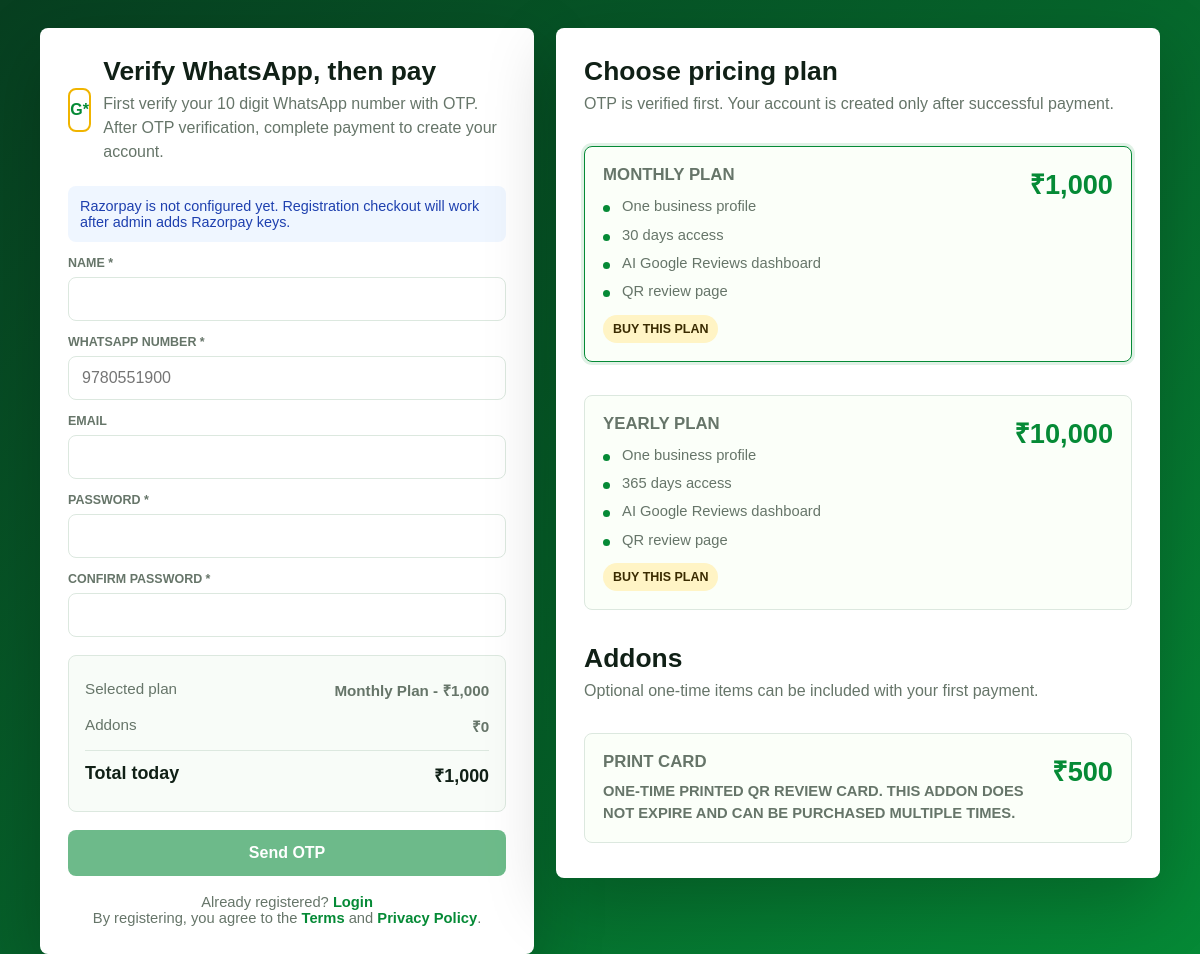
The app's page /customer/register.php with its own data.
### tables this page shows
CREATE TABLE IF NOT EXISTS plans (
  id INT AUTO_INCREMENT PRIMARY KEY,
  name VARCHAR(120) NOT NULL,
  price DECIMAL(10,2) NOT NULL,
  duration_days INT NOT NULL,
  description TEXT NULL,
  is_active TINYINT(1) NOT NULL DEFAULT 1,
  created_at TIMESTAMP DEFAULT CURRENT_TIMESTAMP,
  updated_at TIMESTAMP DEFAULT CURRENT_TIMESTAMP ON UPDATE CURRENT_TIMESTAMP
);

CREATE TABLE IF NOT EXISTS addons (
  id INT AUTO_INCREMENT PRIMARY KEY,
  name VARCHAR(120) NOT NULL,
  price DECIMAL(10,2) NOT NULL,
  description TEXT NULL,
  is_active TINYINT(1) NOT NULL DEFAULT 1,
  created_at TIMESTAMP DEFAULT CURRENT_TIMESTAMP,
  updated_at TIMESTAMP DEFAULT CURRENT_TIMESTAMP ON UPDATE CURRENT_TIMESTAMP
);

### config.php (called while the page is built, shortened)
<?php
function getDB() {
    static $pdo = null;
    if ($pdo === null) {
        try {
            $pdo = new PDO(
                "mysql:host=" . DB_HOST . ";dbname=" . DB_NAME . ";charset=utf8mb4",
                DB_USER,
                DB_PASS,
                [PDO::ATTR_ERRMODE => PDO::ERRMODE_EXCEPTION,
                 PDO::ATTR_DEFAULT_FETCH_MODE => PDO::FETCH_ASSOC]
            );
        } catch (PDOException $e) {
            die(json_encode(['error' => 'Database connection failed: ' . $e->getMessage()]));
        }
    }
    return $pdo;
}
function getSetting($key) {
    $db = getDB();
    $stmt = $db->prepare("SELECT setting_value FROM settings WHERE setting_key = ?");
    $stmt->execute([$key]);
    $row = $stmt->fetch();
    return $row ? $row['setting_value'] : null;
}
function featureListFromText($text, $fallback = '') {
    $source = trim((string) ($text ?: $fallback));
    $items = preg_split('/\r\n|\r|\n|\|/', $source);
    $features = [];
    foreach ($items as $item) {
        $item = trim($item);
        $item = preg_replace('/^[-*•]\s*/', '', $item);
        if ($item !== '') {
            $features[] = $item;
        }
    }
    return $features;
}
?>

### customer/register.php (the view, shortened to what this page needs)
<?php
require_once __DIR__ . '/../config.php';
$db = getDB();
$plans = $db->query("SELECT * FROM plans WHERE is_active = 1 ORDER BY price ASC")->fetchAll();
$addons = $db->query("SELECT * FROM addons WHERE is_active = 1 ORDER BY price ASC")->fetchAll();
$rzpKey = getSetting('razorpay_key_id') ?: '';
?>
<!DOCTYPE html>
<html lang="en">
<head>
</head>
<body>
  <div class="shell">
    <section class="panel">
      <div class="brand"><div class="mark">G*</div><div><h1>Verify WhatsApp, then pay</h1><p class="lead">First verify your 10 digit WhatsApp number with OTP. After OTP verification, complete payment to create your account.</p></div></div>
      <?php if ($rzpKey === ''): ?>
        <div class="alert alert-info">Razorpay is not configured yet. Registration checkout will work after admin adds Razorpay keys.</div>
      <?php endif; ?>
      <form id="registerForm">
        <label>Name *</label>
        <input type="text" name="name" required value="<?= htmlspecialchars($_POST['name'] ?? '') ?>">
        <label>WhatsApp Number *</label>
        <input type="tel" name="phone" required inputmode="numeric" minlength="10" maxlength="10" pattern="[6-9][0-9]{9}" placeholder="9780551900" value="<?= htmlspecialchars($_POST['phone'] ?? '') ?>">
        <label>Email</label>
        <input type="email" name="email" value="<?= htmlspecialchars($_POST['email'] ?? '') ?>">
        <label>Password *</label>
        <input type="password" name="password" required minlength="8">
        <label>Confirm Password *</label>
        <input type="password" name="confirm_password" required minlength="8">
        <div class="summary" aria-live="polite">
          <div class="summary-row"><span>Selected plan</span><strong id="summaryPlan">-</strong></div>
          <div class="summary-row"><span>Addons</span><strong id="summaryAddons">₹0</strong></div>
          <div class="summary-row total"><span>Total today</span><strong id="summaryTotal">₹0</strong></div>
        </div>
        <button class="btn" id="sendOtpButton" type="submit" <?= (!$plans || $rzpKey === '') ? 'disabled' : '' ?>>Send OTP</button>
      </form>
      <div class="links">
        Already registered? <a href="<?= APP_URL ?>/customer/login.php">Login</a><br>
        By registering, you agree to the <a href="<?= APP_URL ?>/terms-and-conditions.php" target="_blank" rel="noopener">Terms</a>
        and <a href="<?= APP_URL ?>/privacy-policy.php" target="_blank" rel="noopener">Privacy Policy</a>.
      </div>
    </section>
    <section class="panel">
      <h1>Choose pricing plan</h1>
      <p class="lead">OTP is verified first. Your account is created only after successful payment.</p>
      <div class="plans">
        <?php foreach ($plans as $plan): ?>
          <label class="plan-card" data-plan-card data-price="<?= htmlspecialchars($plan['price']) ?>" data-name="<?= htmlspecialchars($plan['name']) ?>">
            <div class="plan-top">
              <div>
                <h2><?= htmlspecialchars($plan['name']) ?></h2>
                <ul class="feature-list">
                  <?php foreach (featureListFromText($plan['description'], $plan['duration_days'] . ' days access') as $feature): ?>
                    <li><?= htmlspecialchars($feature) ?></li>
                  <?php endforeach; ?>
                </ul>
              </div>
              <div class="price">₹<?= number_format((float) $plan['price'], 0) ?></div>
            </div>
            <span class="buy-badge">Buy this plan</span>
          </label>
        <?php endforeach; ?>
      </div>
      <?php if ($addons): ?>
        <h1 style="margin-top:26px">Addons</h1>
        <p class="lead">Optional one-time items can be included with your first payment.</p>
        <div class="addons">
          <?php foreach ($addons as $addon): ?>
            <label class="addon-card" data-addon-card data-price="<?= htmlspecialchars($addon['price']) ?>">
              <div class="addon-top">
                <div>
                  <h3><?= htmlspecialchars($addon['name']) ?></h3>
                  <p class="desc"><?= htmlspecialchars($addon['description'] ?: 'One-time addon') ?></p>
                </div>
                <div class="price">₹<?= number_format((float) $addon['price'], 0) ?></div>
              </div>
            </label>
          <?php endforeach; ?>
        </div>
      <?php endif; ?>
    </section>
  </div>
</body>
</html>

### customer/register.php (style rules this page uses)
:root { --primary:#058a36;--primary-dark:#04662a;--gold:#f0b400;--text:#102016;--muted:#667569;--line:#dce8df;--bg:#f6fbf7;--radius:8px }
* { box-sizing:border-box;margin:0;padding:0 }
body { font-family:Arial,Helvetica,sans-serif;background:linear-gradient(135deg,#073f20,#058a36);min-height:100vh;padding:28px;color:var(--text) }
a { color:inherit;text-decoration:none }
.shell { width:min(1120px,100%);margin:0 auto;display:grid;grid-template-columns:minmax(0,.9fr) minmax(0,1.1fr);gap:22px;align-items:start }
.panel { background:#fff;border-radius:var(--radius);padding:28px;box-shadow:0 24px 70px rgba(0,0,0,.22) }
.brand { display:flex;align-items:center;gap:12px;margin-bottom:22px }
.mark { width:44px;height:44px;border:2px solid var(--gold);border-radius:var(--radius);display:grid;place-items:center;color:var(--primary);font-weight:900 }
h1 { font-size:1.65rem;line-height:1.15 }
.lead { color:var(--muted);margin-top:6px;line-height:1.5 }
label { display:block;margin:14px 0 7px;color:var(--muted);font-size:.78rem;font-weight:800;text-transform:uppercase }
input { width:100%;padding:12px 13px;border:1px solid var(--line);border-radius:var(--radius);font-size:1rem }
.plans,.addons { display:grid;gap:12px;margin-top:16px }
.plan-card,.addon-card { position:relative;border:1px solid var(--line);border-radius:var(--radius);padding:18px;background:#fbfff9;cursor:pointer }
.plan-card.active,.addon-card.active { border-color:var(--primary);box-shadow:0 0 0 3px rgba(5,138,54,.12) }
.plan-top,.addon-top { display:flex;align-items:flex-start;justify-content:space-between;gap:14px }
.plan-card h2,.addon-card h3 { font-size:1.05rem;line-height:1.25 }
.price { font-size:1.7rem;font-weight:900;color:var(--primary);white-space:nowrap }
.desc { color:var(--muted);font-size:.92rem;margin-top:8px;line-height:1.45 }
.feature-list { display:grid;gap:7px;margin:10px 0 0;padding:0;list-style:none;color:var(--muted);font-size:.92rem;text-transform:none;font-weight:400 }
.feature-list li { position:relative;padding-left:19px;line-height:1.45 }
.feature-list li::before { content:"";position:absolute;left:0;top:.62em;width:7px;height:7px;border-radius:50%;background:var(--primary) }
.buy-badge { display:inline-flex;margin-top:12px;border-radius:999px;padding:7px 10px;background:#fff4c5;color:#3a2b00;font-size:.78rem;font-weight:900 }
.summary { border:1px solid var(--line);border-radius:var(--radius);padding:16px;background:#f8fcf8;margin-top:18px }
.summary-row { display:flex;justify-content:space-between;gap:12px;padding:8px 0;color:var(--muted);font-size:.95rem }
.summary-row.total { border-top:1px solid var(--line);margin-top:6px;padding-top:12px;color:var(--text);font-weight:900;font-size:1.12rem }
.btn { width:100%;border:0;border-radius:var(--radius);padding:14px;background:var(--primary);color:#fff;font-weight:900;margin-top:18px;cursor:pointer;font-size:1rem }
.btn:disabled { opacity:.58;cursor:not-allowed }
.alert { padding:12px;border-radius:var(--radius);margin:14px 0;font-size:.9rem }
.alert-info { background:#eff6ff;color:#1e40af }
.links { text-align:center;margin-top:18px;color:var(--muted);font-size:.92rem }
.links a { color:var(--primary);font-weight:800 }

### records on screen
plans: name "MONTHLY PLAN", feature "One business profile", feature "30 days access", feature "AI Google Reviews dashboard", feature "QR review page", price "1,000"
plans: name "YEARLY PLAN", feature "One business profile", feature "365 days access", feature "AI Google Reviews dashboard", feature "QR review page", price "10,000"
addons: name "PRINT CARD", description "ONE-TIME PRINTED QR REVIEW CARD. THIS ADDON DOES NOT EXPIRE AND CAN BE PURCHASED MULTIPLE TIMES.", price "500"
